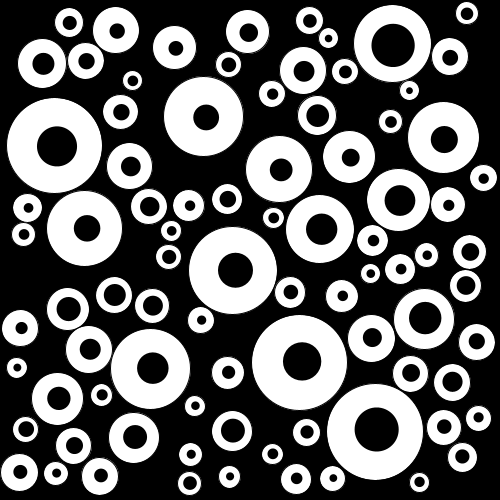
Frame 1 (no input)
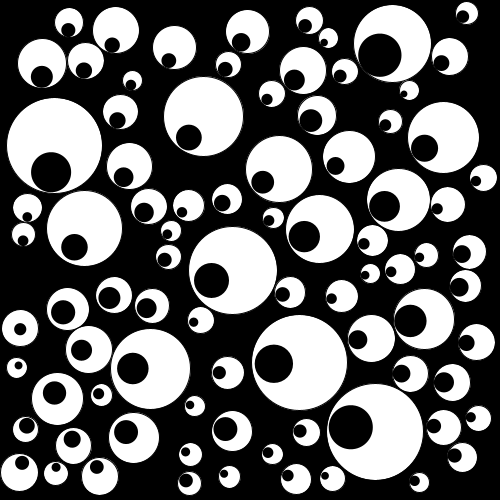
Frame 60 (the mouse pressed at the canvas centre just before this capture)
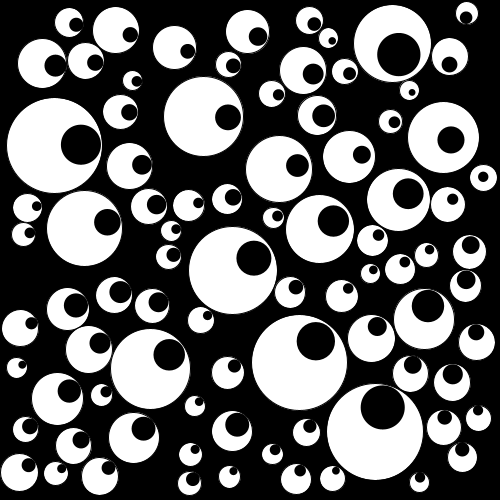
Frame 120 (the mouse held since frame 60 and released just before this capture)

The Processing sketch that drew these frames (run headless with seeded random() and noise(); from frame 60 on, the mouse is pressed at the canvas centre):

// Processing sketch: processing_165532
// ── processing_165532.pde

float phase = 0.0;
float phaseInc = 1.0 / 120.0;
float trackX = 0;
float trackY = 0;
ArrayList eyes;

void setup() {
  size(500, 500);
  eyes = new ArrayList();
  for (int i = 0; i < 4000; i++) {
    float r1 = random(10, 50);
    float r2 = r1 * random(0.3, 0.6);
    float x = random(r1, width - r1);
    float y = random(r1, height - r1);

    if (i == 0) {
      eyes.add(new Eye(x, y, r1, r2));
    }
    else {
      boolean fits = true;
      int s = eyes.size();      
      for (int j = 0; j < s; j++) {
        Eye e = (Eye) eyes.get(j);
        float d = dist(x, y, e.x, e.y);

        if (d < r1 + e.r1) {
          fits = false;
          break;
        }
      }
      if (fits) {
        eyes.add(new Eye(x, y, r1, r2));
      }
    }
  }
}

void draw() {
  background(0);
  float a = TWO_PI * phase;
  phase += phaseInc;
  if (phase >= 1.0) {
    phase -= 1.0;
  }
  trackX = width / 2 * cos(a) + width / 2;
  trackY = height / 2 * sin(a) + height / 2;

  int s = eyes.size();
  for (int i = 0; i < s; i++) {
    Eye e = (Eye) eyes.get(i);
    e.draw();
  }
}

class Eye {
  float x;
  float y;
  float r1;
  float r2;
  float vx;
  float vy;
  
  Eye(float x, float y, float r1, float r2) {
    this.x = x;
    this.y = y;
    this.r1 = r1;
    this.r2 = r2;
    vx = x;
    vy = y;
  }
  
  void draw() {
    fill(255);
    stroke(0);
    ellipse(x, y, r1 * 2, r1 * 2);
    
    pushStyle();
    fill(0);
    noStroke();
    
    float a = atan2(trackY - y, trackX - x);

    float x2 = x + (r1 - r2) * cos(a);
    float y2 = y + (r1 - r2) * sin(a);

    if (dist(x, y, trackX, trackY) < r1 - r2) {
      x2 = trackX;
      y2 = trackY;
    }

    vx = lerp(vx, x2, 0.1);
    vy = lerp(vy, y2, 0.1);

    ellipse(vx, vy, r2 * 2, r2 * 2);
    popStyle();  
  }
}
